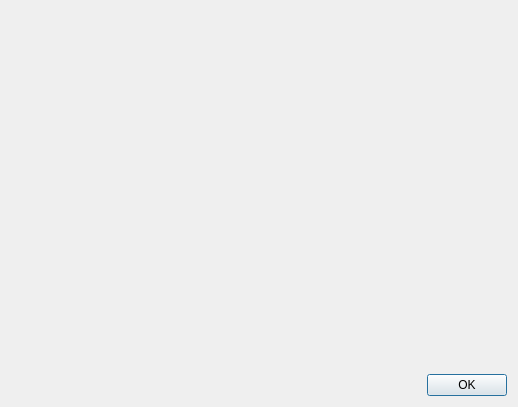
<?xml version="1.0" encoding="UTF-8"?>
<ui version="4.0">
 <class>AboutDialog</class>
 <widget class="QDialog" name="AboutDialog">
  <property name="geometry">
   <rect>
    <x>0</x>
    <y>0</y>
    <width>518</width>
    <height>407</height>
   </rect>
  </property>
  <property name="windowTitle">
   <string>About ilastik</string>
  </property>
  <layout class="QVBoxLayout" name="verticalLayout">
   <item>
    <widget class="QLabel" name="label">
     <property name="text">
      <string/>
     </property>
     <property name="pixmap">
      <pixmap>../../../ilastik-splash.png</pixmap>
     </property>
    </widget>
   </item>
   <item>
    <widget class="QDialogButtonBox" name="buttonBox">
     <property name="orientation">
      <enum>Qt::Horizontal</enum>
     </property>
     <property name="standardButtons">
      <set>QDialogButtonBox::Ok</set>
     </property>
    </widget>
   </item>
  </layout>
 </widget>
 <resources/>
 <connections>
  <connection>
   <sender>buttonBox</sender>
   <signal>accepted()</signal>
   <receiver>AboutDialog</receiver>
   <slot>accept()</slot>
   <hints>
    <hint type="sourcelabel">
     <x>248</x>
     <y>254</y>
    </hint>
    <hint type="destinationlabel">
     <x>157</x>
     <y>274</y>
    </hint>
   </hints>
  </connection>
  <connection>
   <sender>buttonBox</sender>
   <signal>rejected()</signal>
   <receiver>AboutDialog</receiver>
   <slot>reject()</slot>
   <hints>
    <hint type="sourcelabel">
     <x>316</x>
     <y>260</y>
    </hint>
    <hint type="destinationlabel">
     <x>286</x>
     <y>274</y>
    </hint>
   </hints>
  </connection>
 </connections>
</ui>
